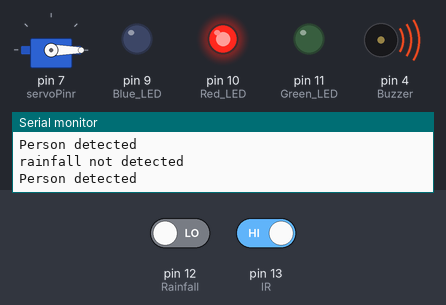
The sketch below on a simulated Arduino Uno, built with avr-gcc and run on an emulated ATmega328P. On the bench: servo, output pins drawn as LEDs (lit = HIGH), buzzer (waves = sounding, pin HIGH), the last lines printed to the serial monitor. Inputs (shaded band) come from the test bench; at power-on: pin 12 (Rainfall) LOW, pin 13 (IR) HIGH.

Above: at 1.2 s.
1.3 s: pin 12 (Rainfall) driven HIGH
At 2.5 s:
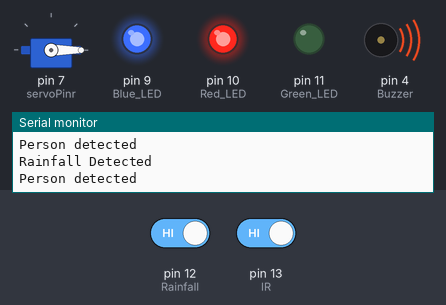
2.8 s: pin 13 (IR) driven LOW
At 3.8 s:
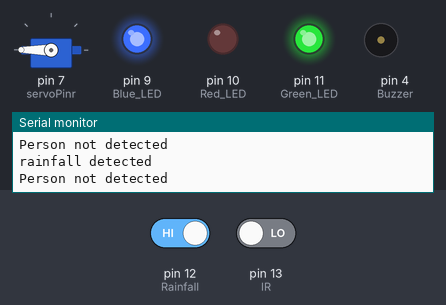
4.3 s: pin 12 (Rainfall) driven LOW
At 5.2 s:
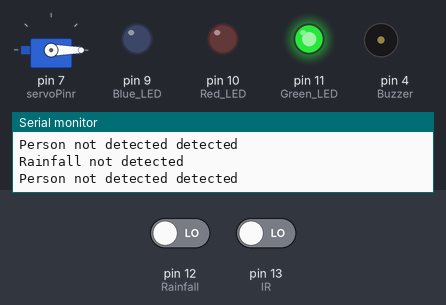
5.8 s: pin 13 (IR) driven HIGH
At 6.6 s:
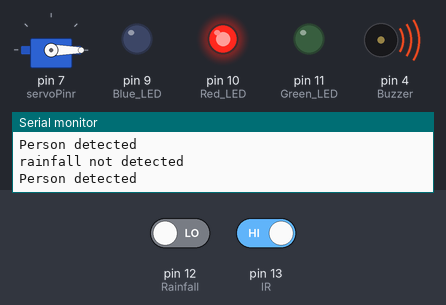
Timing chart, 0 to 8.3 s (numbered marks = the images above; inputs shaded):
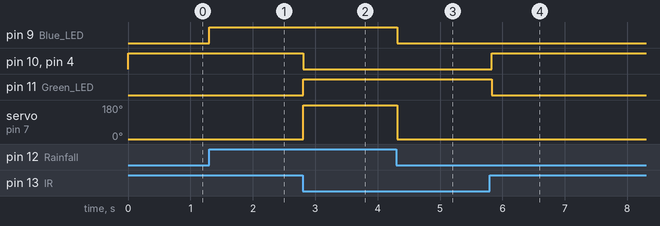

The sketch:

rainfall_detector.ino
```cpp
#include <Servo.h>
int servoPinr=7;
int servoPini=6;
Servo Servor;
//Servo Servoi;
void setup() {
  // put your setup code here, to run once:
  pinMode(13,INPUT); //IR
  pinMode(12,INPUT); //Rainfall
  pinMode(11,OUTPUT); //Green LED
  pinMode(10,OUTPUT); //Red LED
  pinMode(9,OUTPUT); //Blue LED
  pinMode(4,OUTPUT); //Buzzer
  Servor.attach(servoPinr);
  //Servoi.attach(servoPini);

  Servor.write(0);
  //Servoi.write(0);
  Serial.begin(9600);
}

void loop() {
  // put your main code here, to run repeatedly:
  int a= digitalRead(12); //From rainfall sensor
  int b= digitalRead(13); //From ir sensor
  if((a)==1 and (b)==0 )
  {
    Serial.println("\n");
    Serial.println("rainfall detected");
    Serial.println("Person not detected");
    digitalWrite(9,HIGH); //blue led
    digitalWrite(10,LOW); //red led
    digitalWrite(4,LOW); //buzzer
    digitalWrite(11,HIGH); //green led
    Servor.write(180);
    delay(100);
  }
  else if((a)==0 and (b)==1)
 {
  Serial.println("\n");
  Serial.println("rainfall not detected");
  Serial.println("Person detected");
  Servor.write(0);
  digitalWrite(4,HIGH); //buzzer
  digitalWrite(9,LOW); //blue led
  digitalWrite(11,LOW); //green led
  digitalWrite(10,HIGH); //red led
  delay(100);
 }
 else if(a==0 and b==0)
 {
  Serial.println("\n");
  Serial.println("Rainfall not detected");
  Serial.println("Person not detected detected");
  digitalWrite(10,LOW);//red led
  digitalWrite(11,HIGH);// green led
  digitalWrite(9,LOW); // blue led
  digitalWrite(4,LOW); //buzzer
  Servor.write(0);
  delay(100);
  //digitalWrite(11,HIGH);
 }
 else if(a==1 and b==1)
 {
  Serial.println("\n");
  Serial.println("Rainfall Detected");
  Serial.println("Person detected");
  Servor.write(0);
  digitalWrite(10,HIGH); //red led
  digitalWrite(4,HIGH); //buzzer
  digitalWrite(11,LOW); //green led
  digitalWrite(9,HIGH); //blue led
  delay(100);
 }
}
```

Measured:
- after the input at 1.3 s, pin 9 (Blue_LED): LOW → HIGH at once
- after the input at 2.8 s, pin 10 (Red_LED), pin 4 (Buzzer): HIGH → LOW at once; pin 11 (Green_LED): LOW → HIGH at once; servo on pin 7 (servoPinr): 0° → 180° at once
- after the input at 4.3 s, pin 9 (Blue_LED): HIGH → LOW at once; servo on pin 7 (servoPinr): 180° → 0° at once
- after the input at 5.8 s, pin 10 (Red_LED), pin 4 (Buzzer): LOW → HIGH at once; pin 11 (Green_LED): HIGH → LOW at once
